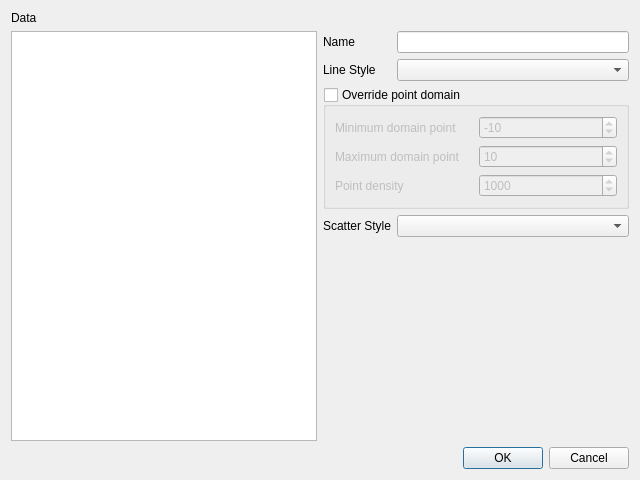
<?xml version="1.0" encoding="UTF-8"?>
<ui version="4.0">
    <class>uiPointWindow</class>
    <widget class="QDialog" name="uiPointWindow">
        <property name="geometry">
            <rect>
                <x>0</x>
                <y>0</y>
                <width>640</width>
                <height>480</height>
            </rect>
        </property>
        <property name="windowTitle">
            <string>Edit Graph</string>
        </property>
        <layout class="QGridLayout" name="gridLayout">
            <item row="2" column="0" colspan="2">
                <widget class="QDialogButtonBox" name="buttonBox">
                    <property name="orientation">
                        <enum>Qt::Horizontal</enum>
                    </property>
                    <property name="standardButtons">
                        <set>QDialogButtonBox::Cancel|QDialogButtonBox::Ok</set>
                    </property>
                </widget>
            </item>
            <item row="1" column="0">
                <widget class="QTextEdit" name="textEdit_graphPoints"/>
            </item>
            <item row="0" column="0">
                <widget class="QLabel" name="label">
                    <property name="text">
                        <string>Data</string>
                    </property>
                </widget>
            </item>
            <item row="1" column="1">
                <layout class="QGridLayout" name="gridLayout_2">
                    <item row="1" column="0">
                        <widget class="QLabel" name="label_3">
                            <property name="text">
                                <string>Line Style</string>
                            </property>
                        </widget>
                    </item>
                    <item row="3" column="1">
                        <widget class="QComboBox" name="comboBox_scatterStyle"/>
                    </item>
                    <item row="0" column="1">
                        <widget class="QLineEdit" name="lineEdit_graphName"/>
                    </item>
                    <item row="2" column="0" colspan="2">
                        <widget class="QGroupBox" name="groupBox_overridePointDomain">
                            <property name="title">
                                <string>Override point domain</string>
                            </property>
                            <property name="checkable">
                                <bool>true</bool>
                            </property>
                            <property name="checked">
                                <bool>false</bool>
                            </property>
                            <layout class="QGridLayout" name="gridLayout_3">
                                <item row="0" column="0">
                                    <widget class="QLabel" name="label_5">
                                        <property name="text">
                                            <string>Minimum domain point</string>
                                        </property>
                                    </widget>
                                </item>
                                <item row="1" column="1">
                                    <widget class="QSpinBox" name="spinBox_setGraphMaximumDomain">
                                        <property name="minimum">
                                            <number>-2147483647</number>
                                        </property>
                                        <property name="maximum">
                                            <number>2147483647</number>
                                        </property>
                                        <property name="value">
                                            <number>10</number>
                                        </property>
                                    </widget>
                                </item>
                                <item row="1" column="0">
                                    <widget class="QLabel" name="label_6">
                                        <property name="text">
                                            <string>Maximum domain point</string>
                                        </property>
                                    </widget>
                                </item>
                                <item row="0" column="1">
                                    <widget class="QSpinBox" name="spinBox_setGraphMinimumDomain">
                                        <property name="minimum">
                                            <number>-2147483647</number>
                                        </property>
                                        <property name="maximum">
                                            <number>2147483647</number>
                                        </property>
                                        <property name="value">
                                            <number>-10</number>
                                        </property>
                                    </widget>
                                </item>
                                <item row="2" column="0">
                                    <widget class="QLabel" name="label_7">
                                        <property name="text">
                                            <string>Point density</string>
                                        </property>
                                    </widget>
                                </item>
                                <item row="2" column="1">
                                    <widget class="QSpinBox" name="spinBox_setPointDensity">
                                        <property name="minimum">
                                            <number>2</number>
                                        </property>
                                        <property name="maximum">
                                            <number>2147483647</number>
                                        </property>
                                        <property name="value">
                                            <number>1000</number>
                                        </property>
                                    </widget>
                                </item>
                            </layout>
                        </widget>
                    </item>
                    <item row="3" column="0">
                        <widget class="QLabel" name="label_4">
                            <property name="text">
                                <string>Scatter Style</string>
                            </property>
                        </widget>
                    </item>
                    <item row="1" column="1">
                        <widget class="QComboBox" name="comboBox_lineStyle"/>
                    </item>
                    <item row="0" column="0">
                        <widget class="QLabel" name="label_2">
                            <property name="text">
                                <string>Name</string>
                            </property>
                        </widget>
                    </item>
                    <item row="4" column="1">
                        <spacer name="verticalSpacer">
                            <property name="orientation">
                                <enum>Qt::Vertical</enum>
                            </property>
                            <property name="sizeHint" stdset="0">
                                <size>
                                    <width>20</width>
                                    <height>40</height>
                                </size>
                            </property>
                        </spacer>
                    </item>
                    <item row="4" column="0">
                        <spacer name="verticalSpacer_2">
                            <property name="orientation">
                                <enum>Qt::Vertical</enum>
                            </property>
                            <property name="sizeHint" stdset="0">
                                <size>
                                    <width>20</width>
                                    <height>40</height>
                                </size>
                            </property>
                        </spacer>
                    </item>
                </layout>
            </item>
        </layout>
    </widget>
    <resources/>
    <connections>
        <connection>
            <sender>buttonBox</sender>
            <signal>accepted()</signal>
            <receiver>uiPointWindow</receiver>
            <slot>accept()</slot>
            <hints>
                <hint type="sourcelabel">
                    <x>248</x>
                    <y>254</y>
                </hint>
                <hint type="destinationlabel">
                    <x>157</x>
                    <y>274</y>
                </hint>
            </hints>
        </connection>
        <connection>
            <sender>buttonBox</sender>
            <signal>rejected()</signal>
            <receiver>uiPointWindow</receiver>
            <slot>reject()</slot>
            <hints>
                <hint type="sourcelabel">
                    <x>316</x>
                    <y>260</y>
                </hint>
                <hint type="destinationlabel">
                    <x>286</x>
                    <y>274</y>
                </hint>
            </hints>
        </connection>
    </connections>
</ui>
